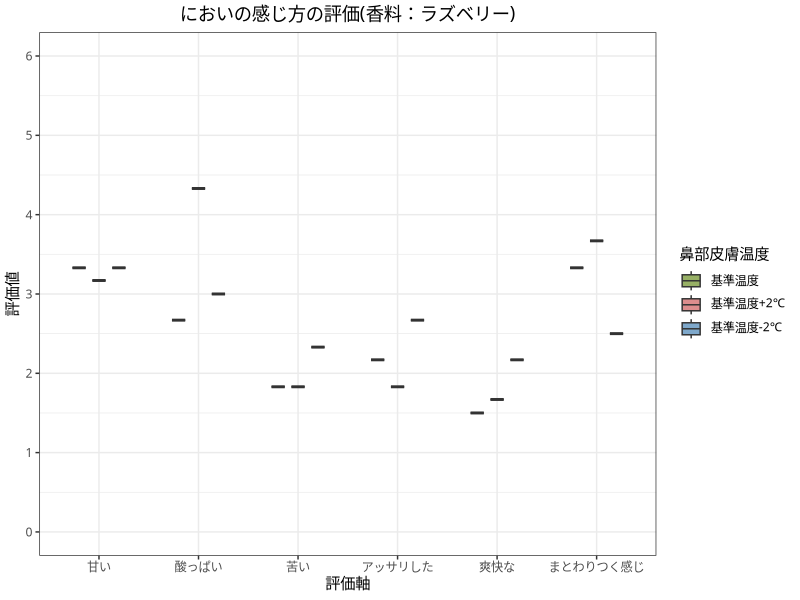

Write R code to recreate this figure.
library(ggplot2)
library(ggsci)
library(tidyverse)

data_rating <- read.csv("ex2_raspberry.csv", header=TRUE)
data_rating$鼻部皮膚温度 <- factor(data_rating$温度, levels = c('基準温度', '基準温度+2℃', '基準温度-2℃'))
g <- ggplot() + geom_boxplot(aes(x = 評価軸, y = 評価値, fill = 鼻部皮膚温度), data = data_rating, alpha = 0.7, width = 0.4, position = position_dodge(width = 0.6))
g <- g + scale_x_discrete(limit=c('甘い', '酸っぱい', '苦い', 'アッサリした', '爽快な', 'まとわりつく感じ'))
g <- g + theme_bw(base_family="HiraKakuProN-W3")
g <- g + scale_y_continuous(breaks=seq(0, 6, length=7), limits=c(0,6))
g <- g + scale_fill_manual(values = c("#6B8E23", "#CD5C5C", "#4682B4"))


# 有意差を書き込む
# アスタリスク
g <- g + geom_text(x = 4.1, y = 4.85, label = "*", size = 3) + geom_segment(x = 4, xend = 4, y = 4.8, yend = 4.7, size = 0.2) + geom_segment(x = 4, xend = 4.2, y = 4.8, yend = 4.8, size = 0.2) + geom_segment(x = 4.2, xend = 4.2, y = 4.8, yend = 4.7, size = 0.2)

g <- g + geom_text(x = 4, y = 5.05, label = "***", size = 3) + geom_segment(x = 3.75, xend = 3.75, y = 5, yend = 4.7, size = 0.2) + geom_segment(x = 3.75, xend = 4.25, y = 5, yend = 5, size = 0.2) + geom_segment(x = 4.25, xend = 4.25, y = 5, yend = 4.7, size = 0.2)

# ダガー
g <- g + geom_text(x = 2.1, y = 3.7, label = "†", size = 2.5) + geom_segment(x = 2, xend = 2, y = 3.6, yend = 3.53, size = 0.2) + geom_segment(x = 2, xend = 2.2, y = 3.6, yend = 3.6, size = 0.2) + geom_segment(x = 2.2, xend = 2.2, y = 3.6, yend = 3.53, size = 0.2)

g <- g + geom_text(x = 2, y = 3.9, label = "†", size = 2.5) + geom_segment(x = 1.75, xend = 1.75, y = 3.8, yend = 3.53, size = 0.2) + geom_segment(x = 1.75, xend = 2.25, y = 3.8, yend = 3.8, size = 0.2) + geom_segment(x = 2.25, xend = 2.25, y = 3.8, yend = 3.53, size = 0.2)

g <- g + geom_text(x = 5.1, y = 3.9, label = "†", size = 2.5) + geom_segment(x = 5, xend = 5, y = 3.8, yend = 3.7, size = 0.2) + geom_segment(x = 5, xend = 5.2, y = 3.8, yend = 3.8, size = 0.2) + geom_segment(x = 5.2, xend = 5.2, y = 3.8, yend = 3.7, size = 0.2)

g <- g + geom_text(x = 6, y = 6, label = "* : p<.05", size = 3)
g <- g + geom_text(x = 6, y = 5.8, label = "*** : p<.001", size = 3)
g <- g + geom_text(x = 6, y = 5.6, label = "† : p<.10", size = 3)

# タイトル追加
g <- g + ggtitle("においの感じ方の評価(香料：ラズベリー)") + theme(plot.title = element_text(hjust = 0.5))

# グラフ保存
ggsave("graphs/ex2_raspberry.png", width = 12, height = 9, dpi = 120)